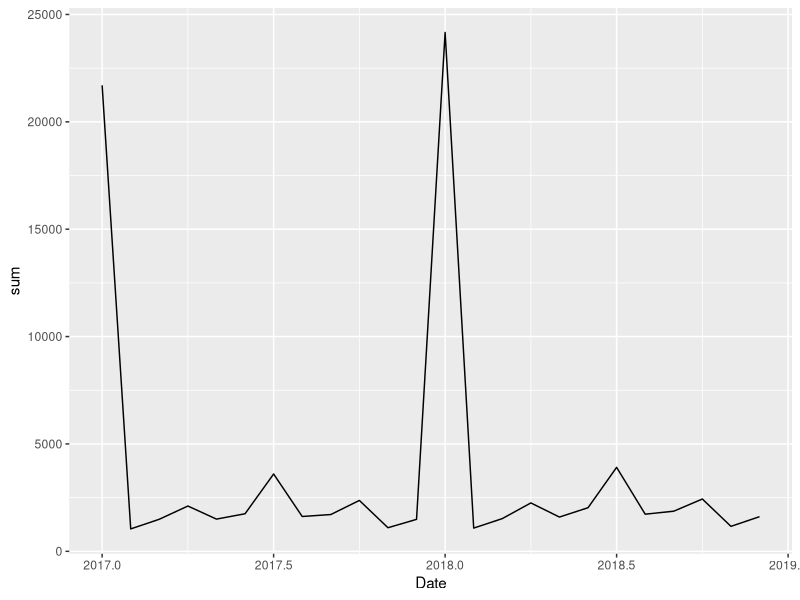

Source code (R):
library(readr)
dat <- read_csv("Rention model.csv")


#### Colnames cleaning:

names(dat) = gsub(pattern = "c59320_retnmdl_eda_dataset_v1.", replacement = "", x = names(dat))
head(dat)

#### Overall summary for each variable:

dat <- as.data.frame(unclass(dat))
summary(dat)
str(dat)



dat$Date <- zoo::as.yearmon(paste(dat$close_year, dat$close_month), "%Y %b")
str(dat)


head(dat)

Total_till_the_Date <- aggregate(dat$duration_yrs,by=list(dat$Date),FUN="sum")
colnames(Total_till_the_Date) <- c("Date","Total_Duration")

library(ggplot2)
library(dplyr)
dat %>% group_by(Date) %>% summarise(sum = sum(duration_yrs)) %>% 
  ggplot(aes(x = Date, y = sum)) + geom_line()
